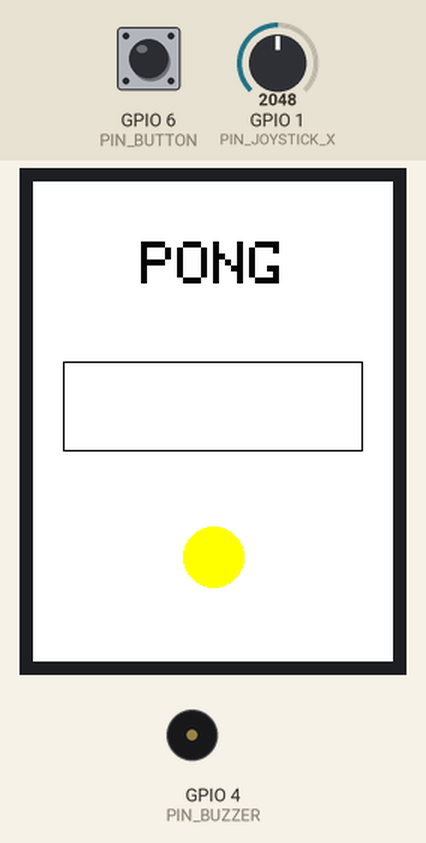
Bench run of a program on a simulated Seeed XIAO ESP32-S3. Parts: 240×320 colour display, buzzer (waves = sounding). The test bench sets the inputs (shaded band); at power-on: GPIO 1 (PIN_JOYSTICK_X) = 2048, GPIO 6 (PIN_BUTTON) HIGH. What the program prints to the serial monitor is not drawn.

Above: at 8.2 s.
8.3 s: GPIO 1 (PIN_JOYSTICK_X) set to 2286
9.8 s: GPIO 1 (PIN_JOYSTICK_X) set to 2421
Timing chart, 0 to 12.8 s (numbered marks = the images above; inputs shaded):
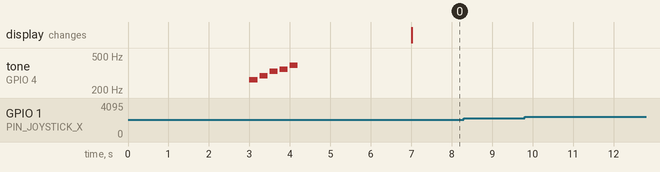

The program:

main.cpp
```cpp
#include <Spi.h>
#include <Adafruit_GFX.h>
#include <Adafruit_ST7789.h>
#include "config.h"

#define COULEUR(c) (~(c))

Adafruit_ST7789 tft(&SPI, PIN_TFT_CS, PIN_TFT_DC, PIN_TFT_RESET);

constexpr int PRESSED_LEVEL = LOW;           // niveau lu quand on appuie (étape 1)
constexpr unsigned long DEBOUNCE_MS = 30;

struct Button {
    int pin;
    int stableLevel;              // dernier niveau confirmé
    int lastRead;                 // dernière lecture brute
    unsigned long lastChangeMs;   // date du dernier mouvement du signal
};

Button button = {PIN_BUTTON, !PRESSED_LEVEL, !PRESSED_LEVEL, 0};

// Renvoie true une seule fois par appui, au moment où il est confirmé
bool justPressed(Button& b) {
    int level = digitalRead(b.pin);
    if (level != b.lastRead) {         // le signal bouge : rebond ou vrai changement
        b.lastRead = level;
        b.lastChangeMs = millis();
    }
    if (millis() - b.lastChangeMs > DEBOUNCE_MS && level != b.stableLevel) {
        b.stableLevel = level;         // stable depuis 30 ms : changement confirmé
        return level == PRESSED_LEVEL; // vrai sur l'appui, faux sur le relâchement
    }
    return false;
}

constexpr int JOYSTICK_DEADZONE = 300;
int joystickCenterX = 2048;

void calibrateJoystick() {
    long sum = 0;
    for (int i = 0; i < 16; i++) {
        sum += analogRead(PIN_JOYSTICK_X);
        delay(2);
    }
    joystickCenterX = sum / 16;
}

// Convertit une lecture brute (0..4095) en valeur entre -1.0 et +1.0
float normalizeJoystick(int raw, int center) {
    int offset = raw - center;
    if (abs(offset) < JOYSTICK_DEADZONE) {
        return 0.0f;
    }
    int range = (offset > 0) ? (4095 - center) : center;
    return constrain((float)offset / range, -1.0f, 1.0f);
}

uint16_t colorBGR(uint16_t color) {
  return ((color & 0x001F) << 11) | (color & 0x07E0) | ((color & 0xF800) >> 11);
}
void setup() {
    Serial.begin(115200);
    delay(1000);

    pinMode(PIN_BUTTON, INPUT_PULLUP);
    delay(1000);

    pinMode(PIN_BUZZER, OUTPUT);
    delay(1000);
    // Test 1 : buzzer passif, une gamme do-ré-mi-fa-sol
    const int notes[] = {262, 294, 330, 349, 392};  // fréquences en Hz
    for (int note : notes) {
        tone(PIN_BUZZER, note, 200);
        delay(250);  // test de démarrage : attendre la fin de la note
    }
    delay(1000);

    // Test 2 : buzzer actif, un bip d'une demi-seconde
    digitalWrite(PIN_BUZZER, HIGH);
    delay(500);
    digitalWrite(PIN_BUZZER, LOW);
    delay(1000);

    calibrateJoystick();


    SPI.begin(PIN_TFT_SCK, -1, PIN_TFT_MOSI, PIN_TFT_CS); // pas de MISO
    tft.init(240, 320, SPI_MODE3);


    tft.setRotation(2); //portrait

    tft.invertDisplay(false);

    tft.fillScreen(ST77XX_WHITE);

    tft.setTextSize(4);
    tft.setTextColor(ST77XX_BLACK);
    tft.setCursor(72, 40);
    tft.print("PONG");

    tft.drawRect(20, 120, 200, 60, ST77XX_BLACK); // rectangle
    tft.fillCircle(120,250,20,ST77XX_YELLOW); // cercle jaune
}

void loop() {
    static int count = 0;
    if (justPressed(button)) {
        count++;
        Serial.printf("Appui n°%d\n", count);
    }

    float joystickX = normalizeJoystick(analogRead(PIN_JOYSTICK_X), joystickCenterX);

    if (joystickX != 0.0f) {
        Serial.printf("Joystick X: %.2f\n", joystickX);
    }
}
```

config.h
```cpp
// include/config.h : brochage de la console
#pragma once

#include <Arduino.h>

constexpr int PIN_BUTTON          = D5;
constexpr int PIN_JOYSTICK_X      = D0;
constexpr int PIN_JOYSTICK_Y      = D1;
constexpr int PIN_JOYSTICK_SELECT = D2;
constexpr int PIN_BUZZER          = D3;   // seulement sur breadboard

constexpr int PIN_TFT_RESET = D7;
constexpr int PIN_TFT_DC    = D8;
constexpr int PIN_TFT_SCK   = D9;
constexpr int PIN_TFT_MOSI  = D10;
constexpr int PIN_TFT_CS    = -1;   // CS relié à GND : pas de broche
```
